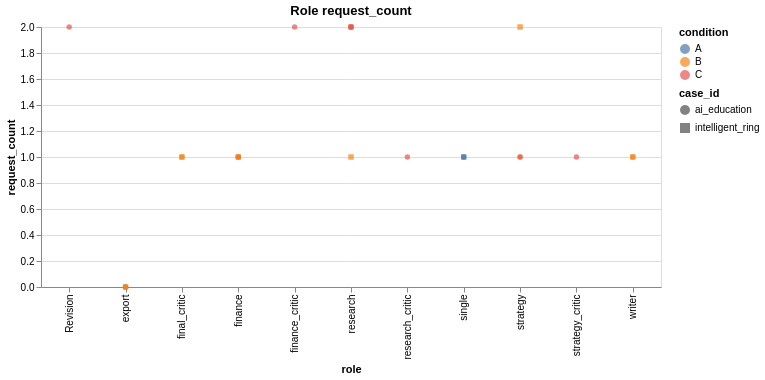

Write the Vega-Lite specification saved for this chart.
### Vega-Lite specification from a JSON file in a GitHub repository (floating-point values rounded to 4 significant figures)
{"config": {"view": {"continuousWidth": 300, "continuousHeight": 300}}, "data": {"values": [{"case_id": "ai_education", "condition": "A", "role": "single", "value": 1}, {"case_id": "ai_education", "condition": "A", "role": "export", "value": 0}, {"case_id": "ai_education", "condition": "B", "role": "research", "value": 2}, {"case_id": "ai_education", "condition": "B", "role": "strategy", "value": 1}, {"case_id": "ai_education", "condition": "B", "role": "finance", "value": 1}, {"case_id": "ai_education", "condition": "B", "role": "writer", "value": 1}, {"case_id": "ai_education", "condition": "B", "role": "final_critic", "value": 1}, {"case_id": "ai_education", "condition": "B", "role": "export", "value": 0}, {"case_id": "ai_education", "condition": "C", "role": "research", "value": 2}, {"case_id": "ai_education", "condition": "C", "role": "strategy", "value": 1}, {"case_id": "ai_education", "condition": "C", "role": "finance", "value": 1}, {"case_id": "ai_education", "condition": "C", "role": "research_critic", "value": 1}, {"case_id": "ai_education", "condition": "C", "role": "strategy_critic", "value": 1}, {"case_id": "ai_education", "condition": "C", "role": "finance_critic", "value": 2}, {"case_id": "ai_education", "condition": "C", "role": "Revision", "value": 2}, {"case_id": "intelligent_ring", "condition": "C", "role": "research", "value": 2}, {"case_id": "intelligent_ring", "condition": "B", "role": "research", "value": 1}, {"case_id": "intelligent_ring", "condition": "B", "role": "strategy", "value": 2}, {"case_id": "intelligent_ring", "condition": "B", "role": "finance", "value": 1}, {"case_id": "intelligent_ring", "condition": "B", "role": "writer", "value": 1}, {"case_id": "intelligent_ring", "condition": "B", "role": "final_critic", "value": 1}, {"case_id": "intelligent_ring", "condition": "B", "role": "export", "value": 0}, {"case_id": "intelligent_ring", "condition": "A", "role": "single", "value": 1}]}, "mark": {"type": "point", "filled": true}, "encoding": {"color": {"field": "condition", "type": "nominal"}, "shape": {"field": "case_id", "type": "nominal"}, "tooltip": [{"field": "case_id", "type": "nominal"}, {"field": "condition", "type": "nominal"}, {"field": "role", "type": "nominal"}, {"field": "value", "type": "quantitative"}], "x": {"field": "role", "type": "nominal"}, "y": {"field": "value", "title": "request_count", "type": "quantitative"}}, "height": 260, "title": "Role request_count", "width": 620, "$schema": "https://vega.github.io/schema/vega-lite/v6.4.1.json"}
